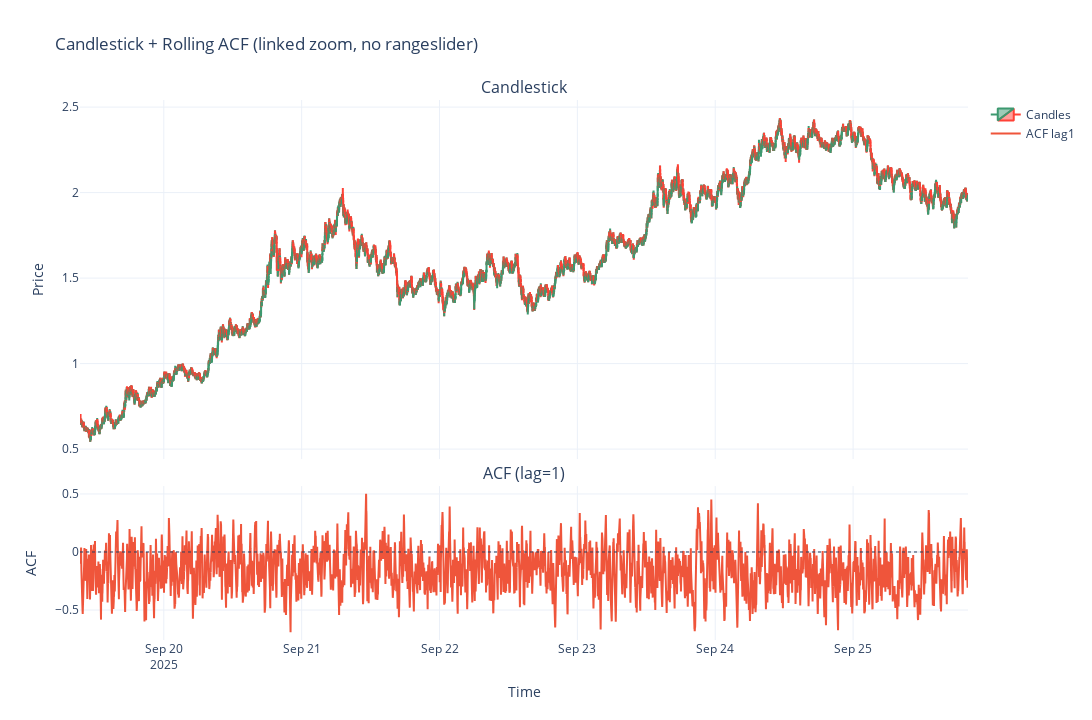

The notebook cell saved with this chart:
### Code cell
# 0) Libraries
import pandas as pd
import numpy as np
import plotly.graph_objects as go
from plotly.subplots import make_subplots

# 1) パラメータ
CSV_FILE = "Market_Bybit_ASTERUSDT_1min_20250901-20250926.csv"
time_col = "timestamp"
ACF_WINDOW = 5       # rolling window (bars)
SMOOTH_HALFLIFE = 5  # ACFのEWMA平滑（必要なら）

# 2) データ
df = pd.read_csv(f'01.data/{CSV_FILE}')
df[time_col] = pd.to_datetime(df[time_col])
df = df.sort_values(time_col).reset_index(drop=True)

# 3) ACF(lag=1) のローリング計算（pandasのrolling相関で安定）
df["ret"] = np.log(df["C"]).diff()
acf1 = df["ret"].rolling(ACF_WINDOW, min_periods=ACF_WINDOW).corr(df["ret"].shift(1))
# 平滑化（任意）
acf1 = acf1.ewm(halflife=SMOOTH_HALFLIFE, adjust=False).mean()
df["acf_lag1"] = acf1

# 4) 可視化（ズーム共有・range-slider無効）
fig = make_subplots(
    rows=2, cols=1, shared_xaxes=True,  # ← ズーム連動
    row_heights=[0.7, 0.3],
    vertical_spacing=0.05,
    subplot_titles=("Candlestick", "ACF (lag=1)")
)

# 上段：ローソク足
fig.add_trace(
    go.Candlestick(
        x=df[time_col],
        open=df["O"], high=df["H"], low=df["L"], close=df["C"],
        name="Candles"
    ), row=1, col=1
)

# 下段：ACF折れ線
fig.add_trace(
    go.Scatter(
        x=df[time_col], y=df["acf_lag1"],
        mode="lines", name="ACF lag1"
    ), row=2, col=1
)

# 重要：rangesliderを無効化（これが崩れの原因）
fig.update_layout(
    xaxis_rangeslider_visible=False,   # 上段x軸
    title="Candlestick + Rolling ACF (linked zoom, no rangeslider)",
    template="plotly_white",
    height=720, width=1200
)

# 補助線：ACFのゼロライン
fig.add_hline(y=0, line_width=1, line_dash="dot", row=2, col=1)

fig.update_yaxes(title_text="Price", row=1, col=1)
fig.update_xaxes(title_text="Time",  row=2, col=1)
fig.update_yaxes(title_text="ACF",   row=2, col=1)

fig.show()

### Figure 1 — Plotly figure (JSON) as saved in the notebook; plotly's stock layout.template omitted (floating-point values rounded to 4 significant figures; data arrays with more than 128 entries replaced by an {"elided": "..."} marker saying what was removed)
{"data": [{"close": {"elided": "9276 float values"}, "high": {"elided": "9276 float values"}, "low": {"elided": "9276 float values"}, "name": "Candles", "open": {"elided": "9276 float values"}, "type": "candlestick", "x": {"elided": "9276 str values"}, "xaxis": "x", "yaxis": "y"}, {"mode": "lines", "name": "ACF lag1", "type": "scatter", "x": {"elided": "9276 str values"}, "xaxis": "x2", "y": {"elided": "9276 float values"}, "yaxis": "y2"}], "layout": {"annotations": [{"font": {"size": 16}, "showarrow": false, "text": "Candlestick", "x": 0.5, "xanchor": "center", "xref": "paper", "y": 1.0, "yanchor": "bottom", "yref": "paper"}, {"font": {"size": 16}, "showarrow": false, "text": "ACF (lag=1)", "x": 0.5, "xanchor": "center", "xref": "paper", "y": 0.285, "yanchor": "bottom", "yref": "paper"}], "height": 720, "shapes": [{"line": {"dash": "dot", "width": 1}, "type": "line", "x0": 0, "x1": 1, "xref": "x2 domain", "y0": 0, "y1": 0, "yref": "y2"}], "title": {"text": "Candlestick + Rolling ACF (linked zoom, no rangeslider)"}, "width": 1200, "xaxis": {"anchor": "y", "domain": [0, 1], "matches": "x2", "rangeslider": {"visible": false}, "showticklabels": false}, "xaxis2": {"anchor": "y2", "domain": [0, 1], "title": {"text": "Time"}}, "yaxis": {"anchor": "x", "domain": [0.335, 1.0], "title": {"text": "Price"}}, "yaxis2": {"anchor": "x2", "domain": [0, 0.285], "title": {"text": "ACF"}}}}
